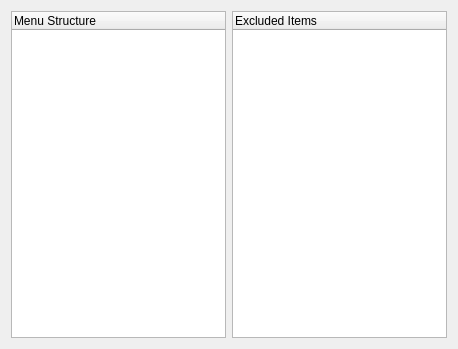
<?xml version="1.0" encoding="UTF-8"?>
<ui version="4.0">
 <class>Menu</class>
 <widget class="QWidget" name="Menu">
  <property name="geometry">
   <rect>
    <x>0</x>
    <y>0</y>
    <width>458</width>
    <height>349</height>
   </rect>
  </property>
  <property name="windowTitle">
   <string>Form</string>
  </property>
  <layout class="QHBoxLayout" name="horizontalLayout_2">
   <item>
    <widget class="QTreeWidget" name="treeMenuWidget">
     <property name="dragEnabled">
      <bool>true</bool>
     </property>
     <property name="dragDropOverwriteMode">
      <bool>false</bool>
     </property>
     <property name="dragDropMode">
      <enum>QAbstractItemView::DragDrop</enum>
     </property>
     <property name="defaultDropAction">
      <enum>Qt::MoveAction</enum>
     </property>
     <column>
      <property name="text">
       <string>Menu Structure</string>
      </property>
     </column>
    </widget>
   </item>
   <item>
    <widget class="QTreeWidget" name="treeExcludedWidget">
     <property name="dragEnabled">
      <bool>true</bool>
     </property>
     <property name="dragDropMode">
      <enum>QAbstractItemView::DragDrop</enum>
     </property>
     <property name="defaultDropAction">
      <enum>Qt::MoveAction</enum>
     </property>
     <column>
      <property name="text">
       <string>Excluded Items</string>
      </property>
     </column>
    </widget>
   </item>
  </layout>
 </widget>
 <resources/>
 <connections/>
</ui>
